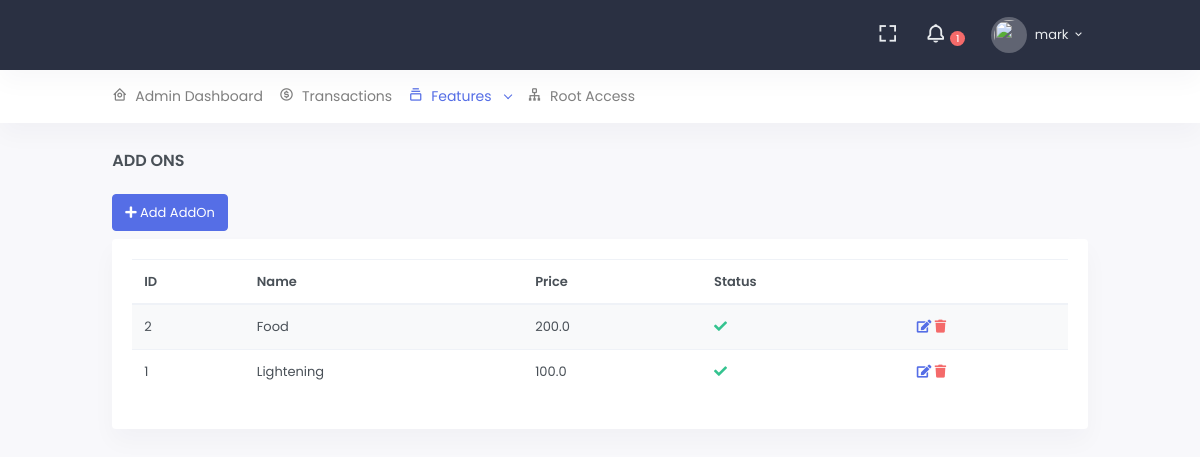
The app's page /a/addon/ (signed in), older data.
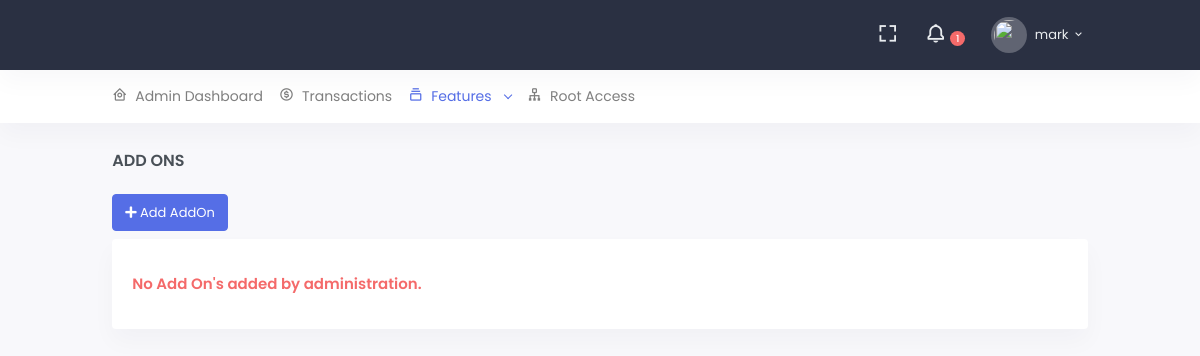
The same page, newer data.
### src/portals/admins/models.py (models this page shows, shortened)
class AddOn(models.Model):
    name = models.CharField(max_length=255)
    price = models.FloatField(null=False, blank=False)
    description = models.TextField(null=True, blank=True)
    is_active = models.BooleanField(default=True)
    class Meta:
        verbose_name_plural = 'Add Ons'
        ordering = ['-id']

### src/portals/admins/views.py (the view)
# urls.py: path('addon/', AddonListView.as_view(), name='addon-list-view'),
class AddonListView(ListView):
    queryset = AddOn.objects.all()

### src/portals/admins/templates/admins/addon_list.html (shortened to what this page needs)
{% extends 'core/base.html' %}
{% load static %}
{% block page_heading %}
    Add Ons
{% endblock %}
{% block base_links %}
    <link rel="stylesheet" href="https://cdn.datatables.net/1.10.22/css/jquery.dataTables.min.css">
    <link rel="stylesheet" href="https://cdn.datatables.net/buttons/1.6.5/css/buttons.dataTables.min.css">
{% endblock %}
{% block content %}
    <div class="mb-2">
        <a href="{% url 'admin-portal:addon-create-view' %}" class="btn btn-primary">
            <i class="fa fa-plus"></i> Add AddOn
        </a>
    </div>
    <div class="card">
        <div class="card-body">
            {% if addon_list %}
                <div class="table-responsive">
                    <table class="table table-hover table-striped">
                        <thead>
                        <tr>
                            <th>ID</th>
                            <th>Name</th>
                            <th>Price</th>
                            <th>Status</th>
                            <th></th>
                        </tr>
                        </thead>
                        <tbody class="">
                        {% for row in addon_list %}
                            <tr>
                                <td>{{ row.pk }}</td>
                                <td>{{ row.name }}</td>
                                <td>{{ row.price }}</td>
                                <td>
                                    {% if row.is_active %}
                                        <i class="fa fa-check text-success"></i>
                                    {% else %}
                                        <i class="fa fa-times text-danger"></i>
                                    {% endif %}
                                </td>
                                <td>
                                    <a href="{% url 'admin-portal:addon-update-view' row.pk %}">
                                        <i class="fa fa-edit"></i></a>
                                    <a class="text-danger"
                                       href="{% url 'admin-portal:addon-delete-view' row.pk %}">
                                        <i class="fa fa-trash"></i></a>
                                </td>
                            </tr>
                        {% endfor %}
                        </tbody>
                    </table>
                </div>
            {% else %}
                <p>
                <h5 class="card-title text-danger">No Add On's added by administration.</h5>
                </p>
            {% endif %}
        </div>
    </div>
{% endblock %}

Row changes from the older to the newer data that the page shows:
removed AddOn: pk "2", name "Food", price "200.0", is_active True (drawn)
removed AddOn: pk "1", name "Lightening", price "100.0", is_active True (drawn)
Text that changed along with them:
text no longer shown: "ID Name Price Status"
text now shown: "No Add On's added by administration."
